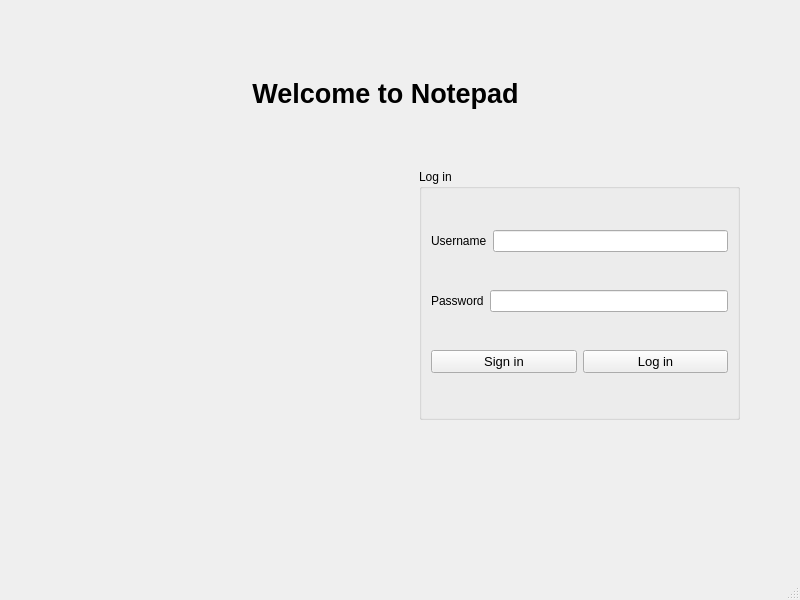
<?xml version="1.0" encoding="UTF-8"?>
<ui version="4.0">
 <class>MainWindow</class>
 <widget class="QMainWindow" name="MainWindow">
  <property name="geometry">
   <rect>
    <x>0</x>
    <y>0</y>
    <width>800</width>
    <height>600</height>
   </rect>
  </property>
  <property name="windowTitle">
   <string>MainWindow</string>
  </property>
  <widget class="QWidget" name="centralwidget">
   <widget class="QLabel" name="label_pic">
    <property name="geometry">
     <rect>
      <x>40</x>
      <y>190</y>
      <width>329</width>
      <height>221</height>
     </rect>
    </property>
    <property name="text">
     <string/>
    </property>
    <property name="alignment">
     <set>Qt::AlignCenter</set>
    </property>
   </widget>
   <widget class="QLabel" name="label">
    <property name="geometry">
     <rect>
      <x>221</x>
      <y>71</y>
      <width>329</width>
      <height>44</height>
     </rect>
    </property>
    <property name="font">
     <font>
      <pointsize>20</pointsize>
      <bold>true</bold>
      <underline>false</underline>
     </font>
    </property>
    <property name="autoFillBackground">
     <bool>true</bool>
    </property>
    <property name="text">
     <string>Welcome to Notepad</string>
    </property>
    <property name="alignment">
     <set>Qt::AlignCenter</set>
    </property>
    <property name="wordWrap">
     <bool>false</bool>
    </property>
   </widget>
   <widget class="QGroupBox" name="groupBox">
    <property name="geometry">
     <rect>
      <x>419</x>
      <y>169</y>
      <width>321</width>
      <height>251</height>
     </rect>
    </property>
    <property name="title">
     <string>Log in</string>
    </property>
    <layout class="QHBoxLayout" name="horizontalLayout_4">
     <item>
      <layout class="QVBoxLayout" name="verticalLayout">
       <item>
        <layout class="QHBoxLayout" name="horizontalLayout_2">
         <item>
          <widget class="QLabel" name="label_2">
           <property name="text">
            <string>Username</string>
           </property>
          </widget>
         </item>
         <item>
          <widget class="QLineEdit" name="lineEdit_username"/>
         </item>
        </layout>
       </item>
       <item>
        <layout class="QHBoxLayout" name="horizontalLayout">
         <item>
          <widget class="QLabel" name="label_3">
           <property name="text">
            <string>Password</string>
           </property>
          </widget>
         </item>
         <item>
          <widget class="QLineEdit" name="lineEdit_password">
           <property name="echoMode">
            <enum>QLineEdit::Password</enum>
           </property>
          </widget>
         </item>
        </layout>
       </item>
       <item>
        <layout class="QHBoxLayout" name="horizontalLayout_3">
         <item>
          <widget class="QPushButton" name="pushButton_signIn">
           <property name="font">
            <font>
             <pointsize>10</pointsize>
            </font>
           </property>
           <property name="text">
            <string>Sign in</string>
           </property>
          </widget>
         </item>
         <item>
          <widget class="QPushButton" name="pushButton">
           <property name="font">
            <font>
             <pointsize>10</pointsize>
            </font>
           </property>
           <property name="text">
            <string>Log in</string>
           </property>
          </widget>
         </item>
        </layout>
       </item>
      </layout>
     </item>
    </layout>
   </widget>
  </widget>
  <widget class="QMenuBar" name="menubar">
   <property name="geometry">
    <rect>
     <x>0</x>
     <y>0</y>
     <width>800</width>
     <height>25</height>
    </rect>
   </property>
  </widget>
  <widget class="QStatusBar" name="statusbar"/>
 </widget>
 <resources/>
 <connections/>
</ui>
